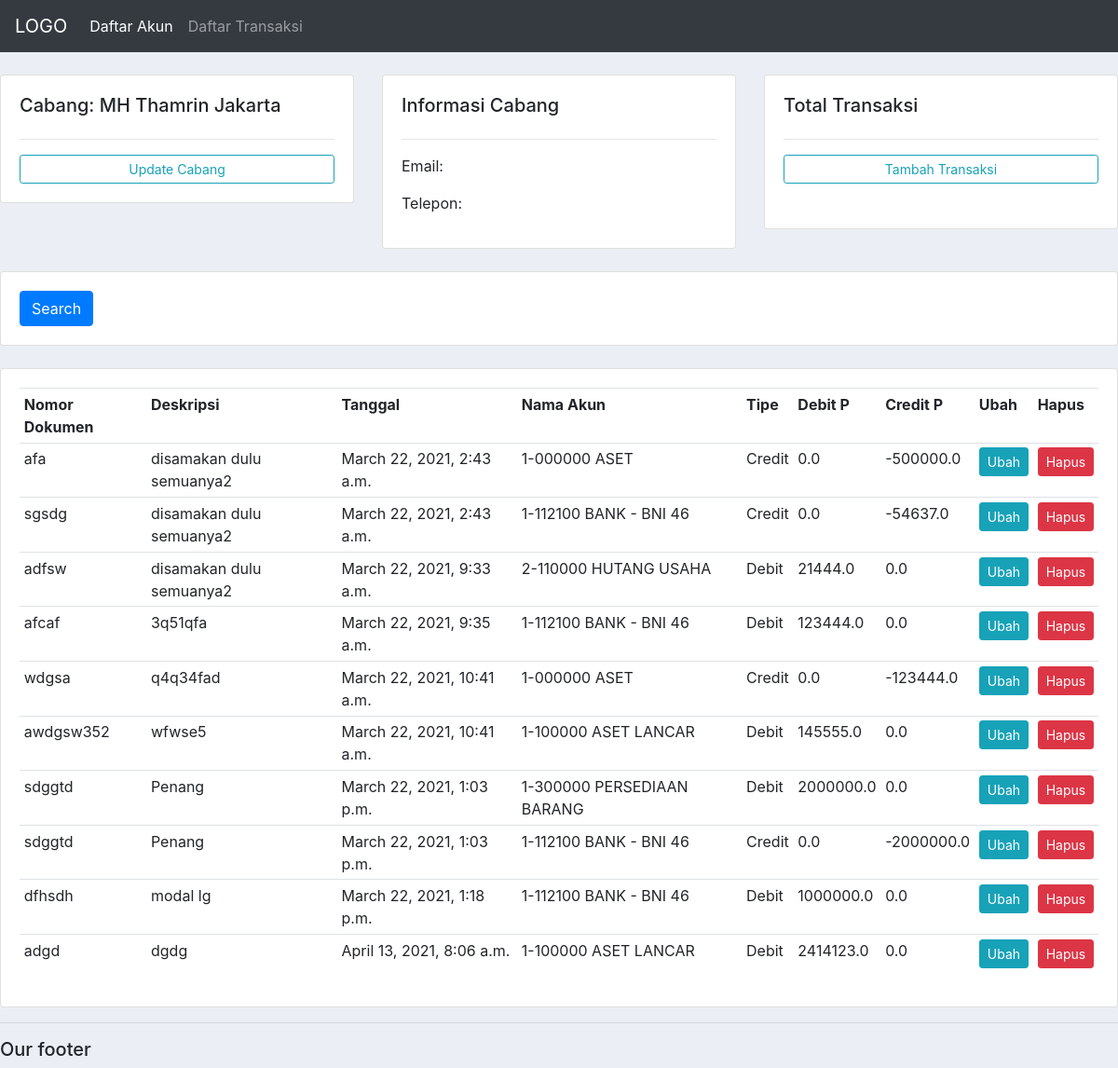
Screenshot of /cabang/1/ with the database file from the repository.
### akuntabelapp/models.py (models this page shows, shortened)
class Cabang(models.Model):
    namaCabang = models.CharField(max_length=200, null=True)

class Transaksi(models.Model):
    TIPE = (
        ('Credit', 'Credit'),
        ('Debit', 'Debit'),)
    cabang = models.ForeignKey(Cabang, null=True, on_delete=models.SET_NULL)
    nomorDokumen = models.CharField(max_length=200, null=True)
    tanggal = models.DateTimeField(auto_now_add=True, null=True)
    desc = models.CharField(max_length=400, null=True)
    akun = models.ForeignKey(Akun, null=True, on_delete=models.SET_NULL)
    tipeAkun = models.CharField(max_length=200, choices=TIPE, null=True)
    price = models.FloatField(max_length=100, default=0)
    saldoCredit1 = models.FloatField(max_length=100, default=0)
    saldoDebit1 = models.FloatField(max_length=100, default=0)
    saldoCredit2 = models.FloatField(max_length=100, default=0)
    saldoDebit2 = models.FloatField(max_length=100, default=0)
    saldoCredit3 = models.FloatField(max_length=100, default=0)
    saldoDebit3 = models.FloatField(max_length=100, default=0)
    saldoCredit4 = models.FloatField(max_length=100, default=0)
    saldoDebit4 = models.FloatField(max_length=100, default=0)
    saldoCredit5 = models.FloatField(max_length=100, default=0)
    saldoDebit5 = models.FloatField(max_length=100, default=0)
    saldoCredit6 = models.FloatField(max_length=100, default=0)
    saldoDebit6 = models.FloatField(max_length=100, default=0)
    saldoCredit7 = models.FloatField(max_length=100, default=0)
    saldoDebit7 = models.FloatField(max_length=100, default=0)
    saldoCredit8 = models.FloatField(max_length=100, default=0)
    saldoDebit8 = models.FloatField(max_length=100, default=0)
    saldoCredit9 = models.FloatField(max_length=100, default=0)
    saldoDebit9 = models.FloatField(max_length=100, default=0)

class Akun(models.Model):
    def __str__(self):
        return self.namaAkun
    namaAkun = models.CharField(max_length=200, null=True)
    coaAwal = models.CharField(max_length=200,null=True)
    coaAkun = models.CharField(max_length=200, null=True)

### akuntabelapp/views.py (the view)
# urls.py: path('cabang/<str:pk>/', views.branch, name='branch'),
def branch(request,pk):
    cabang = Cabang.objects.get(id=pk)
    trans = Transaksi.objects.all()
    temp0 = Transaksi.objects.filter(desc__isnull=False).values_list('id',flat=True)
    ntrans = temp0.count()
    for i in range(ntrans): #needs improvement on account +/- attachement
        val =temp0[i]
        temp = Transaksi.objects.get(id=val)
        if temp.tipeAkun == "Debit": #bug here, reversed settings
            if temp.akun.coaAwal == "1":
                temp.saldoCredit1 = temp.price
                temp.saldoDebit1 = 0
        elif temp.tipeAkun == "Credit":
            if temp.akun.coaAwal == "1":
                temp.saldoDebit1 = temp.price*-1
                temp.saldoCredit1 = 0
        temp.save()
        print(type(temp.price))
    context={
        'cabang':cabang,'trans':trans
             }
    return render(request,'akuntabelapp/cabang.html',context)

### akuntabelapp/templates/akuntabelapp/cabang.html
{% extends 'akuntabelapp/main.html'%}
{%block content%}
 <br>
<div class="row">
	<div class="col-md">
		<div class="card card-body">
			<h5>Cabang: {{cabang.namaCabang}}</h5>
			<hr>
			<a class="btn btn-outline-info  btn-sm btn-block" href="">Update Cabang</a>
		</div>
	</div>
	<div class="col-md">
		<div class="card card-body">
			<h5>Informasi Cabang</h5>
			<hr>
			<p>Email: </p>
			<p>Telepon: </p>
		</div>
	</div>
	<div class="col-md">
		<div class="card card-body">
			<h5>Total Transaksi</h5>
			<hr>
			<a class="btn btn-outline-info  btn-sm btn-block" href="{% url 'addTrans' cabang.id %}">Tambah Transaksi</a>
			<h1 style="text-align: center;padding: 10px">  </h1>
		</div>
	</div>
</div>
<br>
<div class="row">
	<div class="col-md">
		<div class="card card-body">
			<form method="get">
		    <button class="btn btn-primary" type="submit">Search</button>
		  </form>
		</div>
	</div>
</div>
<br>
<div class="row">
	<div class="col-md">
		<div class="card card-body">
			<table class="table table-sm">
				<tr>
					<th>Nomor Dokumen</th>
					<th>Deskripsi</th>
					<th>Tanggal</th>
					<th>Nama Akun</th>
                    <th>Tipe</th>
					<th>Debit P</th>
					<th>Credit P</th>
					<th>Ubah</th>
					<th>Hapus</th>
				</tr>
				{%for i in trans%}
				<tr>
					<td>{{i.nomorDokumen}}</td>
					<td>{{i.desc}}</td>
					<td>{{i.tanggal}}</td>
					<td>{{i.akun}}</td>
					<td>{{i.tipeAkun}}</td>
					<td>{{i.saldoCredit1}}</td>
					<td>{{i.saldoDebit1}}</td>
					<td><a class="btn btn-sm btn-info" href="{%url 'updateTrans' i.id%}">Ubah</a></td>
					<td><a class="btn btn-sm btn-danger" href="{%url 'deleteTrans' i.id%}">Hapus</a></td>
				</tr>
				{%endfor%}
			</table>
		</div>
	</div>
</div>
{%endblock%}

### akuntabelapp/templates/akuntabelapp/main.html (style rules this page uses)
body { background-color: #ebeff5; }

### rows the page displays
Cabang: namaCabang "MH Thamrin Jakarta"
Transaksi: nomorDokumen "afa", desc "disamakan dulu semuanya2", tanggal "March 22, 2021, 2:43 a.m.", akun "1-000000 ASET", tipeAkun "Credit", saldoCredit1 "0.0", saldoDebit1 "-500000.0"
Transaksi: nomorDokumen "sgsdg", desc "disamakan dulu semuanya2", tanggal "March 22, 2021, 2:43 a.m.", akun "1-112100 BANK - BNI 46", tipeAkun "Credit", saldoCredit1 "0.0", saldoDebit1 "-54637.0"
Transaksi: nomorDokumen "adfsw", desc "disamakan dulu semuanya2", tanggal "March 22, 2021, 9:33 a.m.", akun "2-110000 HUTANG USAHA", tipeAkun "Debit", saldoCredit1 "21444.0", saldoDebit1 "0.0"
Transaksi: nomorDokumen "afcaf", desc "3q51qfa", tanggal "March 22, 2021, 9:35 a.m.", akun "1-112100 BANK - BNI 46", tipeAkun "Debit", saldoCredit1 "123444.0", saldoDebit1 "0.0"
Transaksi: nomorDokumen "wdgsa", desc "q4q34fad", tanggal "March 22, 2021, 10:41 a.m.", akun "1-000000 ASET", tipeAkun "Credit", saldoCredit1 "0.0", saldoDebit1 "-123444.0"
Transaksi: nomorDokumen "awdgsw352", desc "wfwse5", tanggal "March 22, 2021, 10:41 a.m.", akun "1-100000 ASET LANCAR", tipeAkun "Debit", saldoCredit1 "145555.0", saldoDebit1 "0.0"
Transaksi: nomorDokumen "sdggtd", desc "Penang", tanggal "March 22, 2021, 1:03 p.m.", akun "1-300000 PERSEDIAAN BARANG", tipeAkun "Debit", saldoCredit1 "2000000.0", saldoDebit1 "0.0"
Transaksi: nomorDokumen "sdggtd", desc "Penang", tanggal "March 22, 2021, 1:03 p.m.", akun "1-112100 BANK - BNI 46", tipeAkun "Credit", saldoCredit1 "0.0", saldoDebit1 "-2000000.0"
Transaksi: nomorDokumen "dfhsdh", desc "modal lg", tanggal "March 22, 2021, 1:18 p.m.", akun "1-112100 BANK - BNI 46", tipeAkun "Debit", saldoCredit1 "1000000.0", saldoDebit1 "0.0"
Transaksi: nomorDokumen "adgd", desc "dgdg", tanggal "April 13, 2021, 8:06 a.m.", akun "1-100000 ASET LANCAR", tipeAkun "Debit", saldoCredit1 "2414123.0", saldoDebit1 "0.0"
